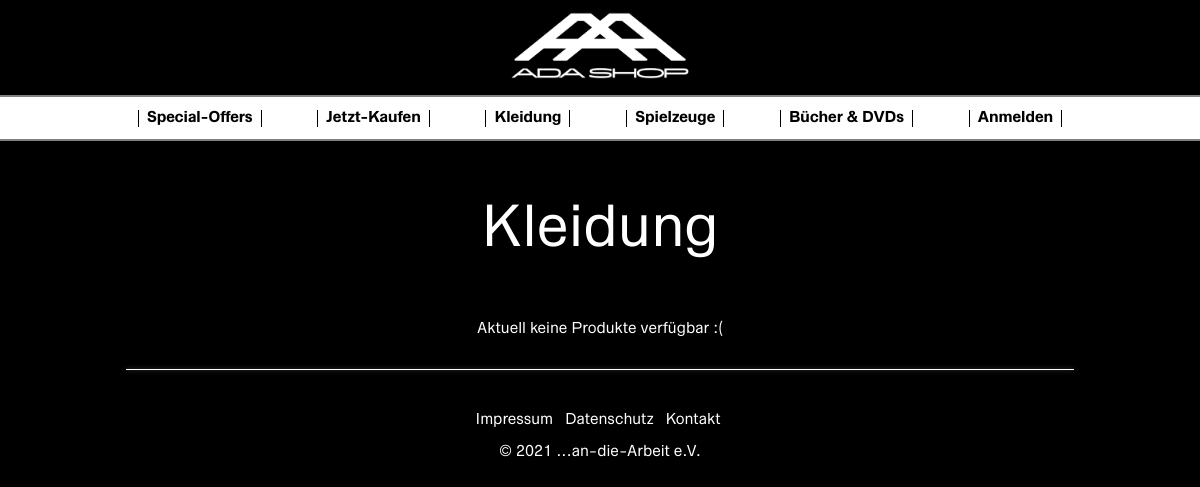
The app's page /kleidung.php, older data.
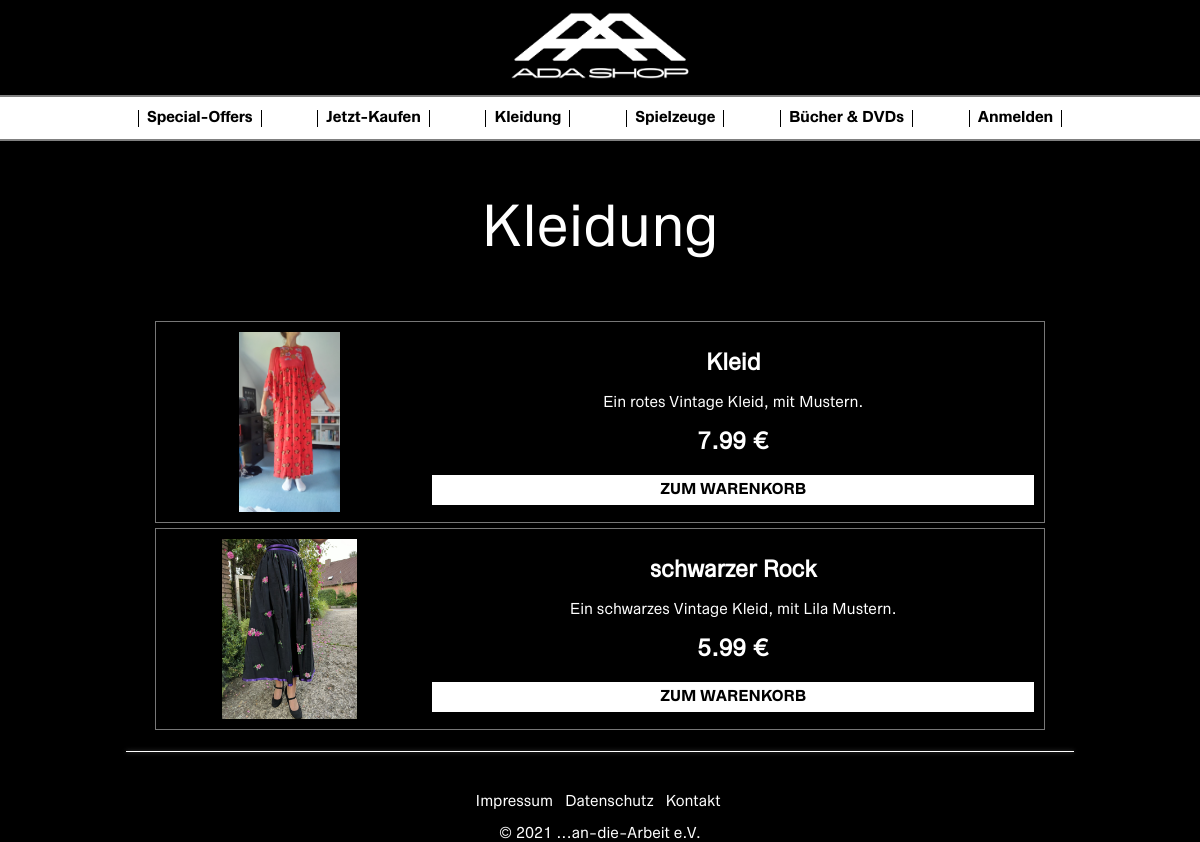
The same page, newer data.
### tables this page shows
CREATE TABLE IF NOT EXISTS tblBild (
	bildPfad VARCHAR( 255 ) NOT NULL,
	f_artID INT UNSIGNED NOT NULL,
	FOREIGN KEY ( f_artID ) REFERENCES tblArtikel ( p_artID )
);

CREATE TABLE IF NOT EXISTS tblArtikel (
	p_artID INT UNSIGNED NOT NULL AUTO_INCREMENT PRIMARY KEY,
	artName VARCHAR( 60 ) NOT NULL,
	artBeschreibung TEXT,
	artBestand INT UNSIGNED NOT NULL,
	artPreis DECIMAL( 7,2 ) NOT NULL,
	f_zustID INT UNSIGNED NOT NULL,
	f_katID INT UNSIGNED NOT NULL,
	FOREIGN KEY ( f_zustID ) REFERENCES tblZustand ( p_zustID ),
	FOREIGN KEY ( f_katID ) REFERENCES tblKategorie ( p_katID )
);

### kleidung.php (the view, shortened to what this page needs)
<?php
include(dirname(__FILE__)."/dbconnection.php");
?>
<!DOCTYPE html>
<html lang="de">
<head>
    <link rel="stylesheet" type="text/css" href="/css/main-stylesheet.css">
    <link rel="stylesheet" type="text/css" href="css/navbar.css">
</head>
<body>
    <header>
            <a href="../index.php">
                <img src="../images/adashoplogo.png" width="230px">
            </a>
            <br>
            <nav>
                                <div class="appleNav">
                                    <ul>
                                        <li><a href="/specialoffer.php">Special-Offers</a></li>
                                        <li><a href="/buy.php">Jetzt-Kaufen</a></li>
                                        <li><a href="/kleidung.php">Kleidung</a></li>
                                        <li><a href="/spielsachen.php">Spielzeuge</a></li>
                                        <li><a href="/books_dvds.php">Bücher & DVDs</a></li>
                                        <?php
    if (isset($_SESSION['loggedin']) && $_SESSION['loggedin'] == true) {
        echo "<li><a href='/login/shoppingcart.php'>Warenkorb</a></li>";
    }else {
        echo "<li><a href='/login/login.php'>Anmelden</a></li>";
    }
    ?>
                                    </ul>
                                </div>
            </nav>
    </header>
<main>
<p style="font-size:45pt">
Kleidung
</p>
<div class="galleryWrapper">
<?php
$abfrage_produkte = "SELECT *
                     FROM tblArtikel
                     LEFT JOIN tblBild ON tblArtikel.p_artID = tblBild.f_artID
                     WHERE f_katID = 1 ";
$result = $con->query($abfrage_produkte);
if ($result->num_rows > 0) {
    while($row = $result->fetch_assoc()) {
        echo "
        <div class='row'>
          <div class='column1' style='background-color:transparent;'>
        <img src='" . $row["bildPfad"] . "' alt='" . $row["artName"] . "' height='180'>
          </div>
          <div class='column2' style='background-color:black;'>
            <h2>" . $row["artName"] . "</h2>
            <p>" . $row["artBeschreibung"] . "</p>
            <h2>" . $row["artPreis"] . " €</h2>
            <button onclick='/* BESTELLUNG HIER ERSTELLEN */' style='width:100%;height:30px;margin-top:0px'>ZUM WARENKORB</button>
            </div>
        </div>";
    }
} else {
    echo "<p>Aktuell keine Produkte verfügbar :( </p>";
}
?>
  </div>
</main>
    <footer><br>
            <div class="blur-rule"></div>
            <br><br>
            <a href="impressum.php">Impressum&nbsp;&nbsp;</a>
            <a href="datenschutz.php">Datenschutz&nbsp;&nbsp;</a>
            <a href="kontakt.php">Kontakt&nbsp;</a>
        <br><br>
            <p>© </p>
            <p><script>document.write(new Date().getFullYear())</script></p>
            <p>...an-die-Arbeit e.V.</p>
    </footer>
</body>
</html>

### css/main-stylesheet.css (style rules this page uses)
html { --scrollbarBG: #111111; --thumbBG: #777777; font-family: 'Zwizz Regular'; background-color: #000000; color: white; text-align: center; }
body { scrollbar-width: thin; scrollbar-color: var(--thumbBG) var(--scrollbarBG); margin: 0; }
a { color: black; text-decoration: none; transition: 0.7s cubic-bezier(0.165, 0.84, 0.44, 1); }
button { border: none; background-color: #ffffff; color: black; font-size: 12pt; font-family: 'Zwizz Bold'; transition: 0.7s cubic-bezier(0.165, 0.84, 0.44, 1); }
main { margin-top: 20px; }
footer { width: 100%; text-align:center; color: white; overflow: hidden; }
footer a { color: white; font-size: 12pt; display: inline; transition: 0.4s cubic-bezier(0.165, 0.84, 0.44, 1); }
footer p { display: inline; font-size: 12pt; }
.blur-rule { text-align: center; height: 1px; width: 79%; background-color: #ffffff; margin: 20px 0; display: block; margin: auto; -webkit-box-shadow: 0 0 4px 0 #666; -moz-box-shadow: 0 0 4px 0 #666; box-shadow: 0 0 4px 0 #666; margin-bottom: 10px; }
div.galleryWrapper { margin: auto; width: 75%; }
.column1,.column2 { box-sizing: border-box; padding:0px; }
.column1 { float: left; text-align:center; padding-top:10px; width: 30%; height: 200px; }
.column2 { float: left; width: 70%; padding: 10px; height: 200px; }
.row { border: 1px solid #777; transition: .6s ease; margin: 5px; }
.row:after { content: ""; display: table; clear: both; }

### css/navbar.css (style rules this page uses)
nav { height: 42px; background: #ffffff; font-family: Zwizz Bold; border-bottom: 2px solid grey; border-top: 2px solid grey; }
nav ul { display: flex; height: 44px; justify-content: space-around; align-items: center; padding: 0; margin: 0 auto; list-style-type: none; }
.appleNav { max-width: 980px; margin: 0 auto; }
nav li { border-right: 0.75px solid black; border-left: 0.75px solid black; height: 40%; padding-left: 8px; padding-right: 8px; }

Row changes from the older to the newer data that the page shows:
added tblbild: bildPfad (picture), f_artID.artName "Kleid", f_artID.artBeschreibung "Ein rotes Vintage Kleid, mit Mustern.", f_artID.artPreis "7.99"
added tblbild: bildPfad (picture), f_artID.artName "schwarzer Rock", f_artID.artBeschreibung "Ein schwarzes Vintage Kleid, mit Lila Mustern.", f_artID.artPreis "5.99"
Text that changed along with them:
text no longer shown: "Aktuell keine Produkte verfügbar :("
